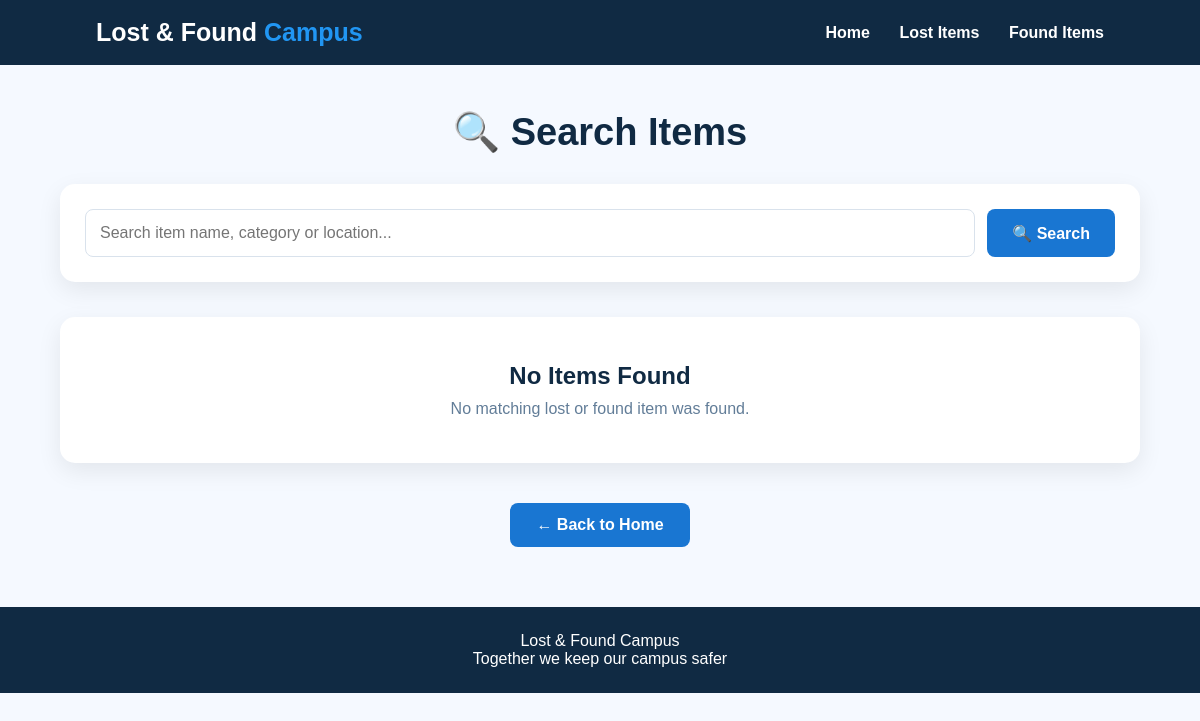
Before: /search with the older database file.
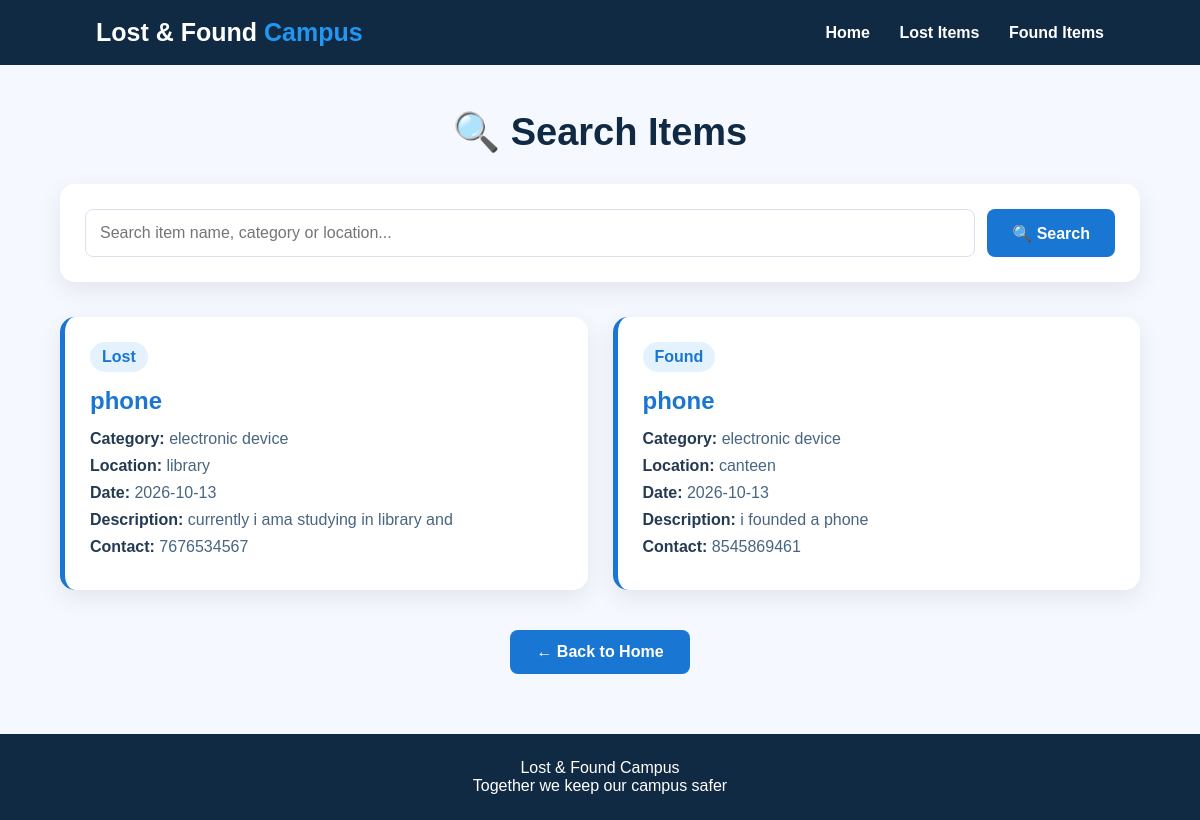
After: the same page with the newer database file.
### tables this page shows
CREATE TABLE items (
            id INTEGER PRIMARY KEY AUTOINCREMENT,
            item_name TEXT NOT NULL,
            category TEXT NOT NULL,
            location TEXT NOT NULL,
            date TEXT NOT NULL,
            description TEXT,
            contact TEXT NOT NULL,
            item_type TEXT NOT NULL
        );

### app.py (the view)
@app.route("/search")
def search():
    query = request.args.get("q", "")
    conn = sqlite3.connect("lost_found.db")
    cursor = conn.cursor()
    cursor.execute("""
        SELECT * FROM items
        WHERE item_name LIKE ?
        OR category LIKE ?
        OR location LIKE ?
    """, (
        "%" + query + "%",
        "%" + query + "%",
        "%" + query + "%"
    ))
    items = cursor.fetchall()
    conn.close()
    return render_template("search.html", items=items, query=query)

### templates/search.html (shortened to what this page needs)
<!DOCTYPE html>
<html lang="en">
<head>
</head>
<body>
<header>
    <div class="logo">
        Lost & Found <span>Campus</span>
    </div>
    <nav>
        <a href="/">Home</a>
        <a href="/lost-items">Lost Items</a>
        <a href="/found-items">Found Items</a>
    </nav>
</header>
<div class="container">
    <h1>🔍 Search Items</h1>
    <form class="search-box" action="/search" method="GET">
        <input
            type="text"
            name="q"
            value="{{ query }}"
            placeholder="Search item name, category or location..."
            required
        >
        <button type="submit">
            🔍 Search
        </button>
    </form>
    {% if items %}
    <div class="items-container">
        {% for item in items %}
        <div class="item-card">
            <span class="type">
                {{ item[7] }}
            </span>
            <h2 class="item-name">
                {{ item[1] }}
            </h2>
            <p>
                <strong>Category:</strong>
                {{ item[2] }}
            </p>
            <p>
                <strong>Location:</strong>
                {{ item[3] }}
            </p>
            <p>
                <strong>Date:</strong>
                {{ item[4] }}
            </p>
            <p>
                <strong>Description:</strong>
                {{ item[5] }}
            </p>
            <p>
                <strong>Contact:</strong>
                {{ item[6] }}
            </p>
        </div>
        {% endfor %}
    </div>
    {% else %}
    <div class="no-result">
        <h2>No Items Found</h2>
        <p>
            No matching lost or found item was found.
        </p>
    </div>
    {% endif %}
    <a class="back-btn" href="/">
        ← Back to Home
    </a>
</div>
<footer>
    Lost & Found Campus
    <br>
    Together we keep our campus safer
</footer>
</body>
</html>

### templates/search.html (style rules this page uses)
* { box-sizing: border-box; margin: 0; padding: 0; font-family: Arial, sans-serif; }
body { background: #f5f9ff; color: #183153; }
header { background: #102a43; padding: 18px 8%; display: flex; justify-content: space-between; align-items: center; }
.logo { color: white; font-size: 25px; font-weight: bold; }
.logo span { color: #2196f3; }
nav a { color: white; text-decoration: none; margin-left: 25px; font-weight: bold; }
.container { width: 90%; max-width: 1100px; margin: 45px auto; }
h1 { text-align: center; font-size: 38px; color: #102a43; margin-bottom: 30px; }
.search-box { background: white; padding: 25px; border-radius: 15px; box-shadow: 0 8px 25px rgba(0,0,0,0.08); display: flex; gap: 12px; margin-bottom: 35px; }
.search-box input { flex: 1; padding: 14px; border: 1px solid #d9e2ec; border-radius: 8px; font-size: 16px; outline: none; }
.search-box button { padding: 14px 25px; background: #1976d2; color: white; border: none; border-radius: 8px; font-size: 16px; font-weight: bold; cursor: pointer; }
.items-container { display: grid; grid-template-columns: repeat(auto-fit, minmax(300px, 1fr)); gap: 25px; }
.item-card { background: white; padding: 25px; border-radius: 15px; box-shadow: 0 8px 25px rgba(0,0,0,0.08); border-left: 5px solid #1976d2; }
.item-name { color: #1976d2; font-size: 24px; margin-bottom: 15px; }
.item-card p { margin: 9px 0; color: #486581; }
.item-card strong { color: #243b53; }
.type { display: inline-block; padding: 6px 12px; border-radius: 20px; background: #e3f2fd; color: #1976d2; font-weight: bold; margin-bottom: 15px; }
.back-btn { display: block; width: 180px; margin: 40px auto; padding: 13px; text-align: center; background: #1976d2; color: white; text-decoration: none; border-radius: 8px; font-weight: bold; }
footer { margin-top: 60px; background: #102a43; color: white; text-align: center; padding: 25px; }

Changed rows visible on the page:
added items: item_type "Lost", item_name "phone", category "electronic device", location "library", date "2026-10-13", description "currently i ama studying in library and", contact "7676534567"
added items: item_type "Found", item_name "phone", category "electronic device", location "canteen", date "2026-10-13", description "i founded a phone", contact "8545869461"
Other visible differences:
text no longer shown: "No Items Found No matching lost or found item was found."
